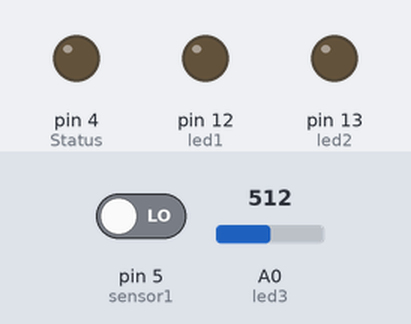
This sketch was run on a simulated Arduino Uno, built with avr-gcc and run on an emulated ATmega328P. On the bench: output pins drawn as LEDs (lit = HIGH). The test bench sets the inputs (shaded band); at power-on: pin 5 (sensor1) LOW, A0 (led3) = 512.

Above: at 5.8 s.
5.9 s: pin 5 (sensor1) driven HIGH
At 11.0 s:
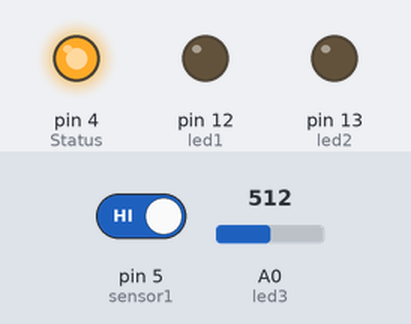
11.9 s: pin 5 (sensor1) driven LOW
At 16.0 s:
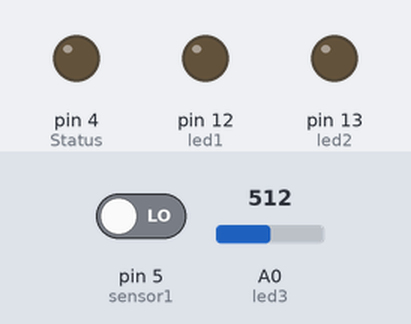
Timing chart, 0 to 17.5 s (numbered marks = the images above; inputs shaded):
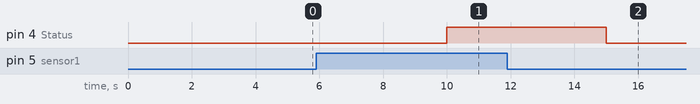

The sketch:

TEMPERATURE_SNSOR.ino
```cpp
int led1=12; //D5Connect the short leg of the LED (the negative leg, called the cathode) to the GND
int led2=13;//D6
int led3=14;//D7
int sensor=A0;
int temp;
int Status = 4;  // Digital pin D2 ie the led positive
int sensor1 = 5;  // Digital pin D1 the middle pin ie the output of the sensor

void setup()
{ pinMode(12,OUTPUT) ;
  pinMode(13,OUTPUT) ;
  pinMode(14,OUTPUT) ;
  pinMode(A0,INPUT) ;
  pinMode(sensor1, INPUT);   // declare sensor as input
  pinMode(Status, OUTPUT);  // declare LED as output
}
  void loop()
 {  temp=readTemp() ;
    if((temp>=20)&&(temp<25))
    {
  digitalWrite(led1, HIGH);
  digitalWrite(led2,LOW) ;
  digitalWrite(led3,LOW) ;
  delay(5000);
    }
else if((temp>=25)&&(temp<30))
{
  digitalWrite(led2,HIGH) ;
  digitalWrite(led1,LOW) ;
  digitalWrite(led3,LOW) ;
  delay(5000);
}
 else if(temp>30)
 {
  digitalWrite(led3,HIGH) ;
  digitalWrite(led1,LOW) ;
  digitalWrite(led2,LOW) ;
  delay(5000);
 }


 long state = digitalRead(sensor1);
    if(state == HIGH) {
      digitalWrite (Status, HIGH);
      //Serial.println("Motion detected!");
      //delay(1000);
    }
    else {
      digitalWrite (Status, LOW);
      //Serial.println("Motion absent!");
     // delay(1000);
      }


}
  int readTemp()
 { temp=analogRead(sensor) ;
return temp*0.48828125;
}
```

Measured:
- after the input at 5.9 s, pin 4 (Status): LOW → HIGH after 4.1 s
- after the input at 11.9 s, pin 4 (Status): HIGH → LOW after 3.1 s
